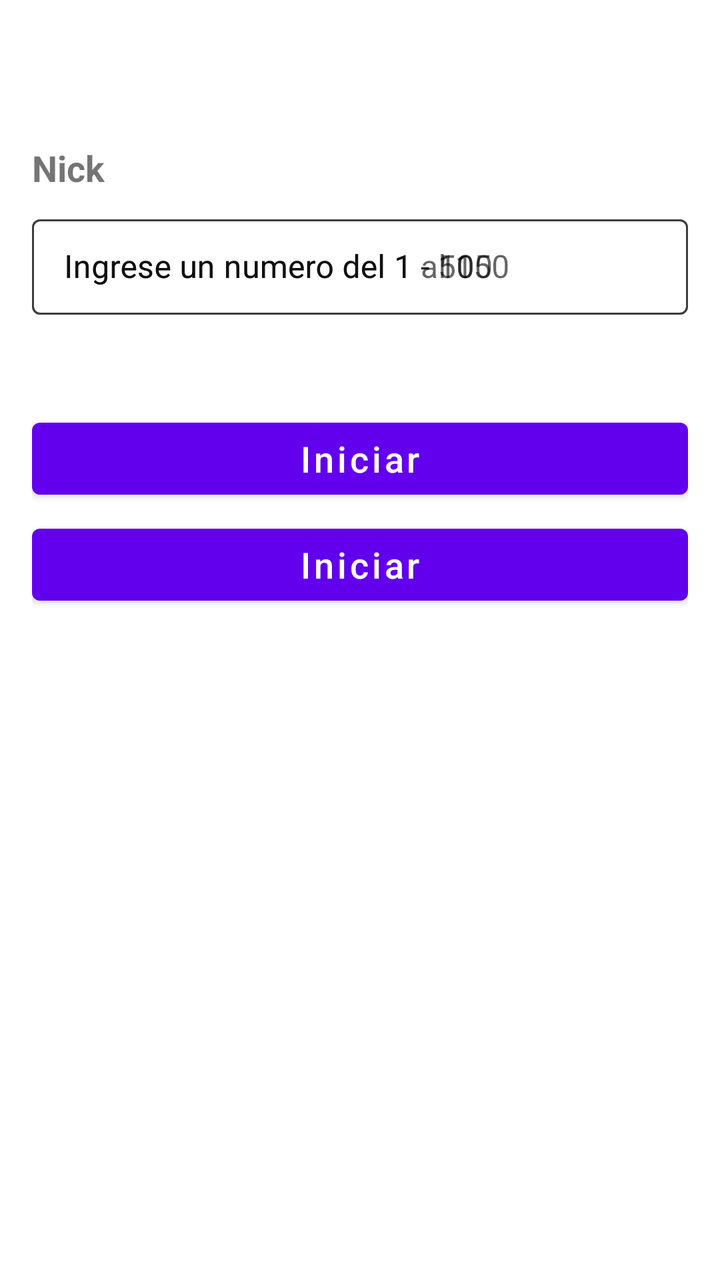
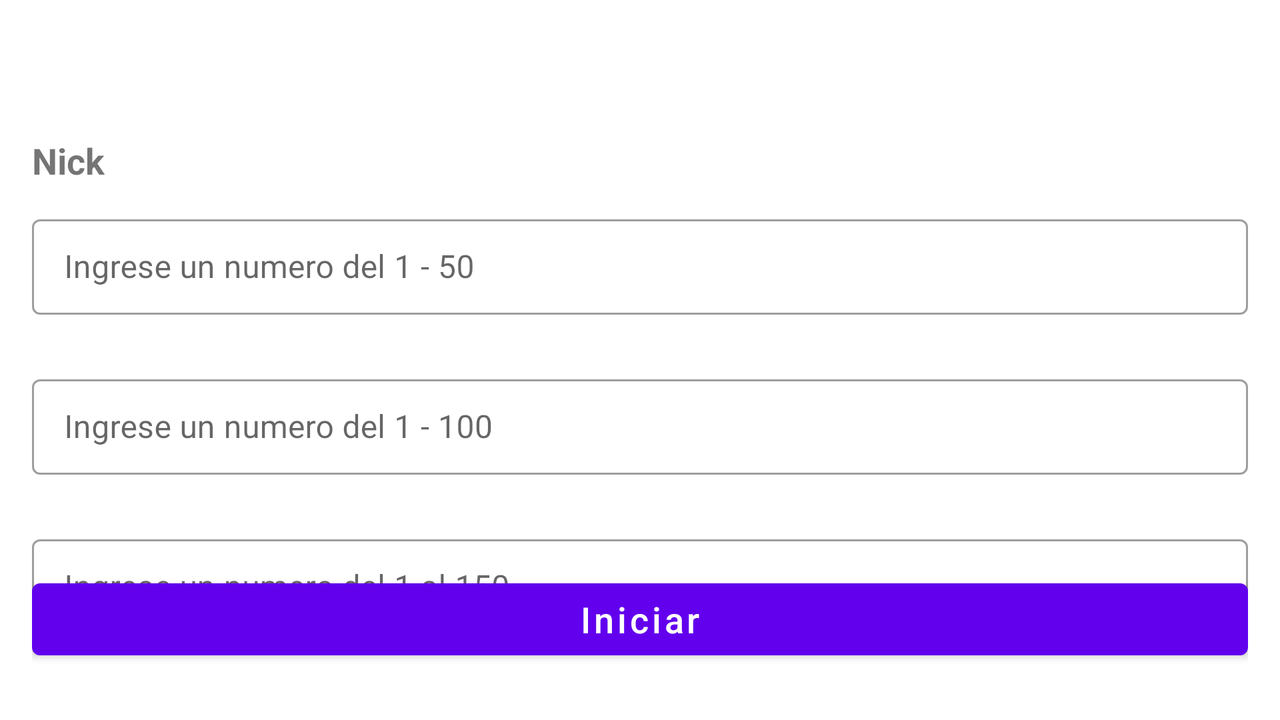

An Android layout and its configuration variant, each rendered on a device that would load it. The default file and the variant file are quoted in full after the pictures.
<!-- AndroidManifest.xml: application theme Theme.Vg19i04001 -->
<!-- res/layout/activity_inicio_juego.xml -->
<?xml version="1.0" encoding="utf-8"?>
<androidx.constraintlayout.widget.ConstraintLayout xmlns:android="http://schemas.android.com/apk/res/android"
    xmlns:app="http://schemas.android.com/apk/res-auto"
    xmlns:tools="http://schemas.android.com/tools"
    android:layout_width="match_parent"
    android:layout_height="match_parent"
    tools:context=".InicioJuegoActivity"
    android:layout_margin="@dimen/margin_default">

    <com.google.android.material.textview.MaterialTextView
        android:id="@+id/txvTipodificultad"
        android:layout_width="match_parent"
        android:layout_height="wrap_content"
        app:layout_constraintStart_toStartOf="parent"
        app:layout_constraintEnd_toEndOf="parent"
        app:layout_constraintTop_toTopOf="parent"
        android:layout_marginTop="24dp"
        android:textSize="@dimen/text_size_default"
        android:textAlignment="center"
        style="?attr/textAppearanceBody2" />

    <com.google.android.material.textview.MaterialTextView
        android:id="@+id/tvxnick"
        android:layout_width="match_parent"
        android:layout_height="wrap_content"
        android:text="Nick"
        android:textAlignment="textStart"
        android:textSize="@dimen/text_size_default"
        android:textStyle="bold"
        app:layout_constraintBottom_toBottomOf="parent"
        app:layout_constraintEnd_toEndOf="parent"
        app:layout_constraintHorizontal_bias="0.0"
        app:layout_constraintLeft_toLeftOf="parent"
        app:layout_constraintStart_toStartOf="parent"
        app:layout_constraintTop_toBottomOf="@+id/txvTipodificultad"
        app:layout_constraintVertical_bias="0.014" />

    <com.google.android.material.textfield.TextInputLayout
        android:id="@+id/tvxnum"
        style="@style/Widget.MaterialComponents.TextInputLayout.OutlinedBox.Dense"
        android:layout_width="0dp"
        android:layout_height="wrap_content"
        android:layout_marginTop="40dp"
        android:hint="@string/num"
        app:endIconMode="clear_text"
        app:layout_constraintEnd_toEndOf="parent"
        app:layout_constraintStart_toStartOf="parent"
        app:layout_constraintTop_toBottomOf="@id/txvTipodificultad">

        <com.google.android.material.textfield.TextInputEditText
            android:id="@+id/edtNum"
            android:inputType="number"
            android:layout_width="match_parent"
            android:layout_height="wrap_content" />
    </com.google.android.material.textfield.TextInputLayout>
    <com.google.android.material.textfield.TextInputLayout
        android:id="@+id/tvxnumMedio"
        style="@style/Widget.MaterialComponents.TextInputLayout.OutlinedBox.Dense"
        android:layout_width="0dp"
        android:layout_height="wrap_content"
        android:layout_marginTop="40dp"
        android:hint="@string/numMedio"
        app:endIconMode="clear_text"
        app:layout_constraintEnd_toEndOf="parent"
        app:layout_constraintStart_toStartOf="parent"
        app:layout_constraintTop_toBottomOf="@id/txvTipodificultad">

        <com.google.android.material.textfield.TextInputEditText
            android:id="@+id/edtNumMedio"
            android:inputType="number"
            android:layout_width="match_parent"
            android:layout_height="wrap_content" />
    </com.google.android.material.textfield.TextInputLayout>
    <com.google.android.material.textfield.TextInputLayout
        android:id="@+id/tvxnumdificil"
        style="@style/Widget.MaterialComponents.TextInputLayout.OutlinedBox.Dense"
        android:layout_width="0dp"
        android:layout_height="wrap_content"
        android:layout_marginTop="40dp"
        android:hint="@string/numDificil"
        app:endIconMode="clear_text"
        app:layout_constraintEnd_toEndOf="parent"
        app:layout_constraintStart_toStartOf="parent"
        app:layout_constraintTop_toBottomOf="@id/txvTipodificultad">

        <com.google.android.material.textfield.TextInputEditText
            android:id="@+id/edtNumDificil"
            android:inputType="number"
            android:layout_width="match_parent"
            android:layout_height="wrap_content" />
    </com.google.android.material.textfield.TextInputLayout>
    <com.google.android.material.button.MaterialButton
        android:id="@+id/btnIniciar"
        android:layout_width="match_parent"
        android:layout_height="wrap_content"
        android:layout_marginTop="48dp"
        app:layout_constraintBottom_toBottomOf="parent"
        app:layout_constraintEnd_toEndOf="parent"
        app:layout_constraintHorizontal_bias="0.0"
        app:layout_constraintStart_toStartOf="parent"
        app:layout_constraintTop_toBottomOf="@+id/tvxnum"
        app:layout_constraintVertical_bias="0.0"
        android:textAllCaps="false"
        android:textSize="@dimen/text_size_default"
        android:text="@string/iniciar"/>

    <com.google.android.material.button.MaterialButton
        android:id="@+id/btnReiniciar"
        android:layout_width="match_parent"
        android:layout_height="wrap_content"
        android:layout_marginTop="5dp"
        android:text="@string/iniciar"
        android:textAllCaps="false"
        android:textSize="@dimen/text_size_default"
        app:layout_constraintBottom_toBottomOf="parent"
        app:layout_constraintEnd_toEndOf="parent"
        app:layout_constraintHorizontal_bias="0.0"
        app:layout_constraintStart_toStartOf="parent"
        app:layout_constraintTop_toBottomOf="@+id/btnIniciar"
        app:layout_constraintVertical_bias="0.0" />

    <com.google.android.material.textview.MaterialTextView
        android:id="@+id/txvIntentos"
        style="?attr/textAppearanceBody2"
        android:layout_width="match_parent"
        android:layout_height="wrap_content"
        android:textAlignment="textStart"
        android:textSize="@dimen/text_size_default"
        app:layout_constraintBottom_toBottomOf="parent"
        app:layout_constraintEnd_toEndOf="parent"
        app:layout_constraintHorizontal_bias="0.0"
        app:layout_constraintStart_toStartOf="parent"
        app:layout_constraintTop_toTopOf="parent"
        app:layout_constraintVertical_bias="0.466" />

    <com.google.android.material.textview.MaterialTextView
        android:id="@+id/tvxPuntuacion"
        style="?attr/textAppearanceBody2"
        android:layout_width="match_parent"
        android:layout_height="wrap_content"
        android:textAlignment="textStart"
        android:textSize="@dimen/text_size_default"
        app:layout_constraintBottom_toBottomOf="parent"
        app:layout_constraintEnd_toEndOf="parent"
        app:layout_constraintHorizontal_bias="0.0"
        app:layout_constraintStart_toStartOf="parent"
        app:layout_constraintTop_toTopOf="parent"
        app:layout_constraintVertical_bias="0.521" />

    <com.google.android.material.textview.MaterialTextView
        android:id="@+id/tvxRespuesta"
        style="?attr/textAppearanceBody2"
        android:layout_width="match_parent"
        android:layout_height="wrap_content"
        android:textAlignment="textStart"
        android:textSize="@dimen/text_size_default"
        app:layout_constraintBottom_toBottomOf="parent"
        app:layout_constraintEnd_toEndOf="parent"
        app:layout_constraintHorizontal_bias="0.0"
        app:layout_constraintStart_toStartOf="parent"
        app:layout_constraintTop_toTopOf="parent"
        app:layout_constraintVertical_bias="0.576" />

</androidx.constraintlayout.widget.ConstraintLayout>
<!-- resources referenced by this layout -->
<resources>
  <dimen name="margin_default">16sp</dimen>
  <dimen name="text_size_default">18sp</dimen>
  <string name="iniciar">Iniciar</string>
  <string name="num">Ingrese un numero del 1 - 50</string>
  <string name="numDificil">Ingrese un numero del 1 al 150</string>
  <string name="numMedio">Ingrese un numero del 1 - 100</string>
  <style name="Theme.Vg19i04001" parent="Theme.MaterialComponents.DayNight.DarkActionBar">
          
          <item name="colorPrimary">@color/purple_500</item>
          <item name="colorPrimaryVariant">@color/purple_700</item>
          <item name="colorOnPrimary">@color/white</item>
          
          <item name="colorSecondary">@color/teal_200</item>
          <item name="colorSecondaryVariant">@color/teal_700</item>
          <item name="colorOnSecondary">@color/black</item>
          
          <item name="android:statusBarColor" tools:targetApi="l">?attr/colorPrimaryVariant</item>
          
      </style>
</resources>
<!-- res/layout-land/activity_inicio_juego.xml (the repository's variant of the layout above) -->
<!-- drawn on the phone turned sideways -->
<?xml version="1.0" encoding="utf-8"?>
<androidx.constraintlayout.widget.ConstraintLayout xmlns:android="http://schemas.android.com/apk/res/android"
    xmlns:app="http://schemas.android.com/apk/res-auto"
    xmlns:tools="http://schemas.android.com/tools"
    android:layout_width="match_parent"
    android:layout_height="match_parent"
    tools:context=".InicioJuegoActivity"
    android:orientation="vertical"
    android:layout_margin="@dimen/margin_default">

    <com.google.android.material.textview.MaterialTextView
        android:id="@+id/txvTipodificultad"
        android:layout_width="match_parent"
        android:layout_height="wrap_content"
        app:layout_constraintStart_toStartOf="parent"
        app:layout_constraintEnd_toEndOf="parent"
        app:layout_constraintTop_toTopOf="parent"
        android:layout_marginTop="24dp"
        android:textSize="@dimen/text_size_default"
        android:textAlignment="center"
        style="?attr/textAppearanceBody2" />

    <com.google.android.material.textview.MaterialTextView
        android:id="@+id/tvxnick"
        android:layout_width="match_parent"
        android:layout_height="wrap_content"
        android:text="Nick"
        android:textAlignment="textStart"
        android:textSize="@dimen/text_size_default"
        android:textStyle="bold"
        app:layout_constraintBottom_toBottomOf="parent"
        app:layout_constraintEnd_toEndOf="parent"
        app:layout_constraintHorizontal_bias="0.0"
        app:layout_constraintLeft_toLeftOf="parent"
        app:layout_constraintStart_toStartOf="parent"
        app:layout_constraintTop_toBottomOf="@+id/txvTipodificultad"
        app:layout_constraintVertical_bias="0.014" />

    <com.google.android.material.textfield.TextInputLayout
        android:id="@+id/tvxnum"
        style="@style/Widget.MaterialComponents.TextInputLayout.OutlinedBox.Dense"
        android:layout_width="0dp"
        android:layout_height="wrap_content"
        android:layout_marginTop="40dp"
        android:hint="@string/num"
        app:endIconMode="clear_text"
        app:layout_constraintEnd_toEndOf="parent"
        app:layout_constraintStart_toStartOf="parent"
        app:layout_constraintTop_toBottomOf="@id/txvTipodificultad">

        <com.google.android.material.textfield.TextInputEditText
            android:id="@+id/edtNum"
            android:inputType="number"
            android:layout_width="match_parent"
            android:layout_height="wrap_content" />
    </com.google.android.material.textfield.TextInputLayout>
    <com.google.android.material.textfield.TextInputLayout
        android:id="@+id/tvxnumMedio"
        style="@style/Widget.MaterialComponents.TextInputLayout.OutlinedBox.Dense"
        android:layout_width="0dp"
        android:layout_height="wrap_content"
        android:layout_marginTop="120dp"
        android:hint="@string/numMedio"
        app:endIconMode="clear_text"
        app:layout_constraintEnd_toEndOf="parent"
        app:layout_constraintStart_toStartOf="parent"
        app:layout_constraintTop_toBottomOf="@id/txvTipodificultad">

        <com.google.android.material.textfield.TextInputEditText
            android:id="@+id/edtNumMedio"
            android:inputType="number"
            android:layout_width="match_parent"
            android:layout_height="wrap_content" />
    </com.google.android.material.textfield.TextInputLayout>
    <com.google.android.material.textfield.TextInputLayout
        android:id="@+id/tvxnumdificil"
        style="@style/Widget.MaterialComponents.TextInputLayout.OutlinedBox.Dense"
        android:layout_width="0dp"
        android:layout_height="wrap_content"
        android:layout_marginTop="200dp"
        android:hint="@string/numDificil"
        app:endIconMode="clear_text"
        app:layout_constraintEnd_toEndOf="parent"
        app:layout_constraintStart_toStartOf="parent"
        app:layout_constraintTop_toBottomOf="@id/txvTipodificultad">

        <com.google.android.material.textfield.TextInputEditText
            android:id="@+id/edtNumDificil"
            android:inputType="number"
            android:layout_width="match_parent"
            android:layout_height="wrap_content" />
    </com.google.android.material.textfield.TextInputLayout>


    <com.google.android.material.button.MaterialButton
        android:id="@+id/btnIniciar"
        android:layout_width="match_parent"
        android:layout_height="wrap_content"
        android:layout_marginTop="48dp"
        android:text="@string/iniciar"
        android:textAllCaps="false"
        android:textSize="@dimen/text_size_default"
        app:layout_constraintBottom_toBottomOf="parent"
        app:layout_constraintEnd_toEndOf="parent"
        app:layout_constraintHorizontal_bias="0.0"
        app:layout_constraintStart_toStartOf="parent"
        app:layout_constraintTop_toBottomOf="@+id/tvxnum"
        app:layout_constraintVertical_bias="0.887" />

    <com.google.android.material.textview.MaterialTextView
        android:id="@+id/txvIntentos"
        style="?attr/textAppearanceBody2"
        android:layout_width="match_parent"
        android:layout_height="wrap_content"
        android:textAlignment="textStart"
        android:textSize="@dimen/text_size_default"
        app:layout_constraintBottom_toBottomOf="parent"
        app:layout_constraintEnd_toEndOf="parent"
        app:layout_constraintHorizontal_bias="0.0"
        app:layout_constraintStart_toStartOf="parent"
        app:layout_constraintTop_toTopOf="parent"
        app:layout_constraintVertical_bias="1.0" />

    <com.google.android.material.textview.MaterialTextView
        android:id="@+id/tvxPuntuacion"
        style="?attr/textAppearanceBody2"
        android:layout_width="match_parent"
        android:layout_height="wrap_content"
        android:textAlignment="textStart"
        android:textSize="@dimen/text_size_default"
        app:layout_constraintBottom_toBottomOf="parent"
        app:layout_constraintEnd_toEndOf="parent"
        app:layout_constraintHorizontal_bias="1.0"
        app:layout_constraintStart_toStartOf="parent"
        app:layout_constraintTop_toTopOf="parent"
        app:layout_constraintVertical_bias="1.0" />

    <com.google.android.material.textview.MaterialTextView
        android:id="@+id/tvxRespuesta"
        style="?attr/textAppearanceBody2"
        android:layout_width="match_parent"
        android:layout_height="wrap_content"
        android:textAlignment="textStart"
        android:textSize="@dimen/text_size_default"
        app:layout_constraintBottom_toBottomOf="parent"
        app:layout_constraintEnd_toEndOf="parent"
        app:layout_constraintHorizontal_bias="0.0"
        app:layout_constraintStart_toStartOf="parent"
        app:layout_constraintTop_toTopOf="parent"
        app:layout_constraintVertical_bias="0.917" />

</androidx.constraintlayout.widget.ConstraintLayout>
